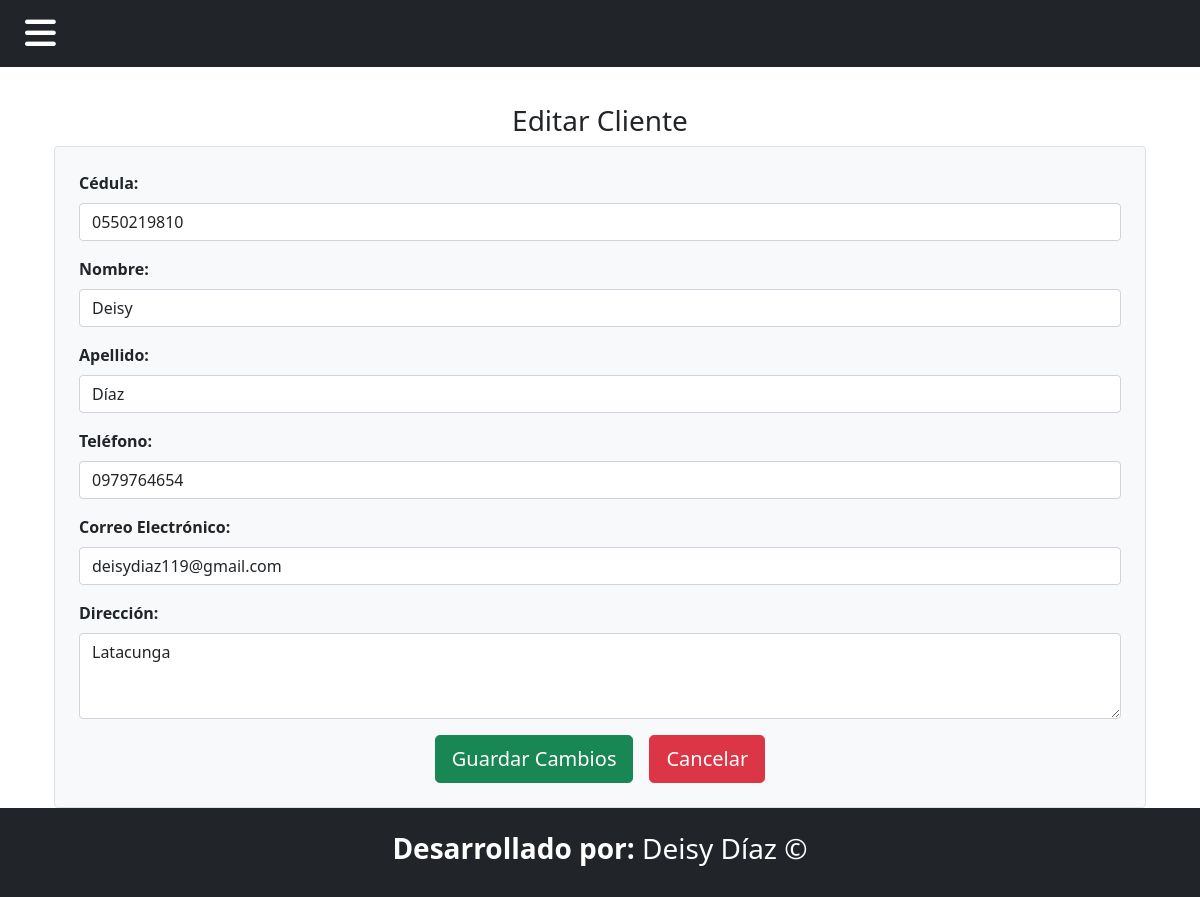
Screenshot of /Cliente/editar_cliente/1/ with the database file from the repository.
### Aplicaciones/Transportes/models.py (models this page shows, shortened)
class Cliente(models.Model):
    cedula = models.CharField(max_length=10, unique=True, verbose_name="Cédula")
    nombre = models.CharField(max_length=100, verbose_name="Nombre")
    apellido = models.CharField(max_length=100, verbose_name="Apellido")
    telefono = models.CharField(max_length=15, verbose_name="Teléfono", blank=True, null=True)
    email = models.EmailField(unique=True, verbose_name="Correo Electrónico")
    direccion = models.TextField(verbose_name="Dirección", blank=True, null=True)

### Aplicaciones/Transportes/views.py (the view, shortened to what this page needs)
# urls.py: path('Cliente/editar_cliente/<int:cliente_id>/', views.editar_cliente, name='editar_cliente'),
def editar_cliente(request, cliente_id):
    cliente = get_object_or_404(Cliente, id=cliente_id)
    return render(request, 'Cliente/editar_cliente.html', {'cliente': cliente})

### Aplicaciones/Transportes/context_processors.py (called while the page is built)
def rol_usuario(request):
    if request.user.is_authenticated and hasattr(request.user, 'perfilusuario'):
        return {'rol_usuario': request.user.perfilusuario.rol}
    return {'rol_usuario': None}

### Aplicaciones/Transportes/templates/Cliente/editar_cliente.html (shortened to what this page needs)
{% extends "plantilla.html" %}
{% block contenido %}
<div class="container mt-5">
    <h3 class="text-center">Editar Cliente</h3>
    <form action="{% url 'editar_cliente' cliente.id %}" method="POST" class="p-4 border rounded bg-light">
        <div class="mb-3">
            <label for="cedula" class="form-label"><b>Cédula:</b></label>
            <input type="text" class="form-control" id="cedula" name="cedula" maxlength="10" pattern="\d{10}"
                   value="{{ cliente.cedula }}" placeholder="Ingrese la cédula" required>
        </div>
        <div class="mb-3">
            <label for="nombre" class="form-label"><b>Nombre:</b></label>
            <input type="text" class="form-control" id="nombre" name="nombre" value="{{ cliente.nombre }}"
                   placeholder="Ingrese el nombre" required>
        </div>
        <div class="mb-3">
            <label for="apellido" class="form-label"><b>Apellido:</b></label>
            <input type="text" class="form-control" id="apellido" name="apellido" value="{{ cliente.apellido }}"
                   placeholder="Ingrese el apellido" required>
        </div>
        <div class="mb-3">
            <label for="telefono" class="form-label"><b>Teléfono:</b></label>
            <input type="text" class="form-control" id="telefono" name="telefono" maxlength="15"
                   value="{{ cliente.telefono }}" placeholder="Ingrese el número de teléfono" required>
        </div>
        <div class="mb-3">
            <label for="email" class="form-label"><b>Correo Electrónico:</b></label>
            <input type="email" class="form-control" id="email" name="email" value="{{ cliente.email }}"
                   placeholder="Ingrese el correo electrónico" required>
        </div>
        <div class="mb-3">
            <label for="direccion" class="form-label"><b>Dirección:</b></label>
            <textarea class="form-control" id="direccion" name="direccion" rows="3"
                      placeholder="Ingrese la dirección">{{ cliente.direccion }}</textarea>
        </div>
        <div class="d-flex justify-content-center">
            <button type="submit" class="btn btn-success btn-lg mx-2">Guardar Cambios</button>
            <button type="button" class="btn btn-danger btn-lg mx-2" onclick="window.location.href='{% url 'listado_cliente' %}'">Cancelar</button>
        </div>
    </form>
</div>
{% endblock %}

### Aplicaciones/Transportes/templates/plantilla.html (style rules this page uses)
body { padding-top: 56px; }

### rows the page displays
Cliente: cedula "0550219810", nombre "Deisy", apellido "Díaz", telefono "0979764654", email "deisydiaz119@gmail.com", direccion "Latacunga"
